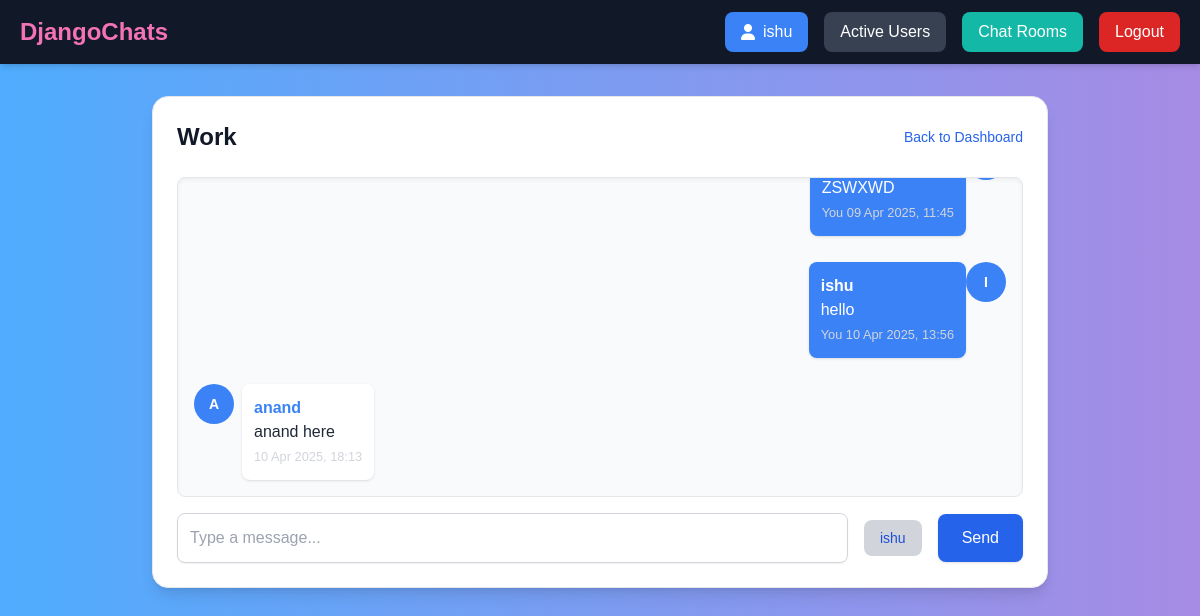
The page /rooms/work/ (signed in) on the database its author committed.
### room/models.py (models this page shows, shortened)
class Room(models.Model):
    name = models.CharField(max_length=255)
    slug = models.SlugField(unique = True)

class Message(models.Model):
    room = models.ForeignKey(Room,related_name="messages",on_delete = models.CASCADE)
    user = models.ForeignKey(User,related_name="messages",on_delete = models.CASCADE)
    content = models.TextField()
    date_added = models.DateTimeField(auto_now_add= True)

### room/views.py (the view)
# urls.py: path('rooms/',include('room.urls')),
@login_required
def room(request,slug):
    room = Room.objects.get(slug=slug)
    msg = Message.objects.filter(room = room)
    return render(request,'room/room.html',{'room':room,'msg':msg})

### room/templates/room/room.html (shortened to what this page needs)
{% extends "base.html" %}
{% block content %}
<div class="max-w-4xl mx-auto my-8 p-6 bg-white shadow-lg rounded-2xl border border-gray-200">
    <div class="flex items-center justify-between mb-6">
        <h1 class="text-2xl font-semibold text-gray-900">{{ room.name }}</h1>
        <a href="{% url 'home' %}" class="text-sm text-blue-600 hover:underline">Back to Dashboard</a>
    </div>
    <div id="chat-messages" class="overflow-y-auto h-80 mb-4 p-4 bg-gray-50 rounded-lg border border-gray-200 shadow-inner space-y-4">
        {% for message in msg %}
            <div class="flex {% if message.user == request.user %} justify-end {% else %} justify-start {% endif %}">
                <div class="flex items-start space-x-2 {% if message.user == request.user %} flex-row-reverse {% endif %}">
                    <div class="w-10 h-10 flex items-center justify-center bg-blue-500 text-white rounded-full text-sm font-bold">
                        {{ message.user.username|first|upper }}
                    </div>
                    <div class="p-3 rounded-lg max-w-lg shadow
                        {% if message.user == request.user %} bg-blue-500 text-white {% else %} bg-white text-gray-800 {% endif %}">
                        <strong class="{% if message.user == request.user %} text-white {% else %} text-blue-500 {% endif %}">{{ message.user }}</strong>
                        {% if message %}
                            <p>{{ message.content }}</p>
                        {% endif %}
                        <small class="text-gray-300">{% if message.user == request.user %} You {% endif %} {{ message.date_added|date:"d M Y, H:i" }}</small>
                    </div>
                </div>
            </div>
        {% empty %}
            <p class="text-gray-400 text-center">No messages yet. Start the conversation!</p>
        {% endfor %}
    </div>
    <form id="chat-form">
        <div class="flex items-center space-x-4">
            <input type="text" id="chat-message-input" name="content"
                class="w-full text-black p-3 rounded-lg border border-gray-300 focus:ring-2 focus:ring-blue-500 shadow-sm"
                placeholder="Type a message...">
            <label for="file-input" class="cursor-pointer bg-gray-300 px-4 py-2 rounded-lg hover:bg-gray-400 flex items-center space-x-2">
                 <span class="text-sm text-blue-700">{{user.username}}</span>
            </label>
            <button type="submit" id="chat-message-submit"
                class="bg-blue-600 text-white px-6 py-3 rounded-lg hover:bg-blue-700 focus:ring-2 focus:ring-blue-500 shadow">
                Send
            </button>
        </div>
    </form>
</div>
{% endblock content %}

### core/templates/base.html (shortened to what this page needs)
<!DOCTYPE html>
<html lang="en">
<head>
    <script src="https://cdn.tailwindcss.com"></script>
    <link rel="stylesheet" href="/static/style.css">
    <link rel="stylesheet" href="https://cdnjs.cloudflare.com/ajax/libs/font-awesome/6.7.2/css/all.min.css" />
</head>
<body class="text-white ">
    <nav class="bg-gray-900 shadow-md px-5 py-3 w-100">
        <div class="flex items-center justify-between">
            <a href="/" class="text-2xl font-bold text-pink-400 hover:text-blue-400 transition-all duration-300">
                DjangoChats
            </a>
            <div class="hidden md:flex items-center space-x-4 transition duration-300">
                {% if request.user.is_authenticated %}
                    <a href="{% url 'profile' %}" class="px-4 py-2 rounded-lg bg-blue-500 hover:bg-blue-600 flex items-center space-x-2">
                        <i class="fa-solid fa-user"></i> <span>{{ user.username }}</span>
                    </a>
                    <a href="{% url 'user_list' %}" class="px-4 py-2 rounded-lg bg-gray-700 hover:bg-gray-600">
                        Active Users
                    </a>
                    <a href="{% url 'rooms' %}" class="px-4 py-2 rounded-lg bg-teal-500 hover:bg-teal-600">
                        Chat Rooms
                    </a>
                    <a href="{% url 'logout' %}" class="px-4 py-2 rounded-lg bg-red-600 hover:bg-red-700">
                        Logout
                    </a>
                {% endif %}
            </div>
        </div>
    </nav>
    {% block content %}{% endblock content %}
</body>
</html>

### static/style.css (style rules this page uses)
body { background: linear-gradient(to right, #4facfe, #ff6bcb); font-family: 'Poppins', sans-serif; background-size: 200% 200%; transition: 0.5s, color 0.3s; animation: gradientAnimation 8s infinite ease-in-out; }
#chat-messages { display: flex; flex-direction: column; gap: 10px; overflow-y: auto; }

### rows shown on the page
Room: name "Work"
Message: content "ZSWXWD", shows "You", date_added "09 Apr 2025, 11:45"
Message: user.username|first "I", user "ishu", content "hello", shows "You", date_added "10 Apr 2025, 13:56"
Message: user.username|first "A", user "anand", content "anand here", date_added "10 Apr 2025, 18:13"

### other values the page prints
{{ user.username }} "ishu"
